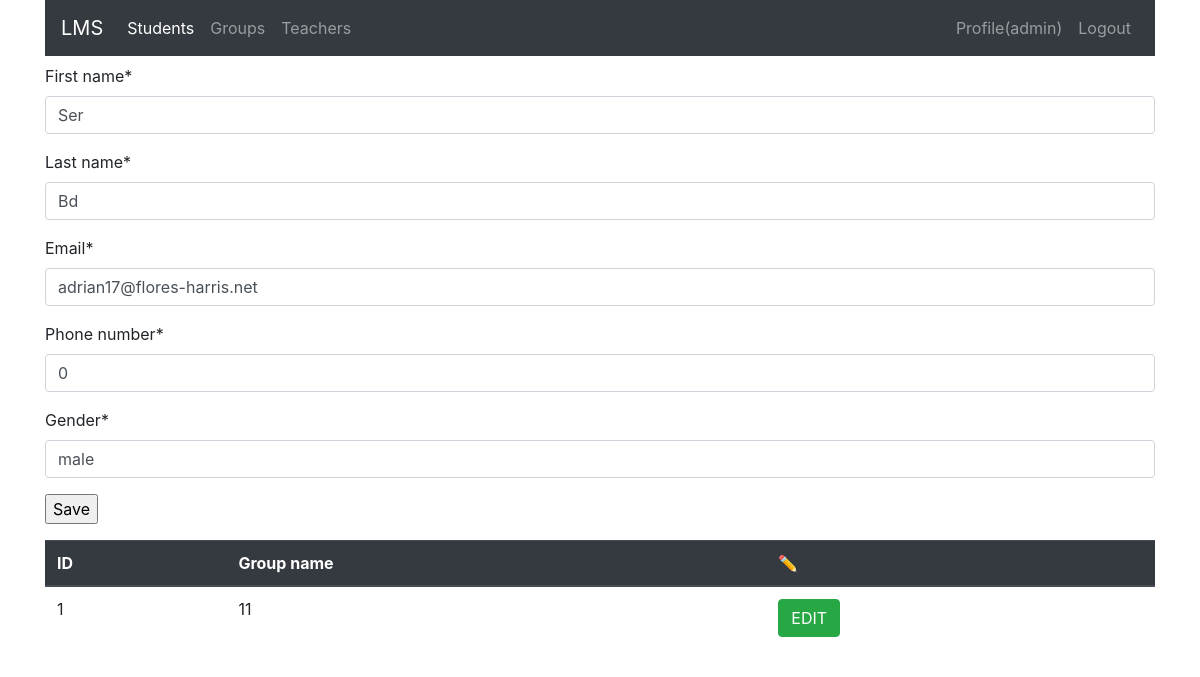
Screenshot of /teacher/edit/1 (signed in) with the database file from the repository.
### teacher/models.py (models this page shows, shortened)
class Teacher(models.Model):
    first_name = models.CharField(max_length=40, null=False)
    last_name = models.CharField(max_length=25, null=False)
    email = models.EmailField(max_length=40, null=True)
    phone_number = models.CharField(max_length=14, null=False)
    gender = models.CharField(max_length=10, default='male', null=True)

### group/models.py (models this page shows, shortened)
class Group(models.Model):
    group_num = models.IntegerField(null=False, default=0)
    teachers = models.ForeignKey(to=Teacher, null=True, on_delete=models.SET_NULL, related_name='group')

### teacher/views.py (the view, shortened to what this page needs)
# urls.py: path('edit/<int:pk>', TeacherUpdateViews.as_view(), name='edit'),
class TeacherUpdateViews(LoginRequiredMixin, UpdateView):
    model = Teacher
    template_name = 'teacher_edit.html'
    form_class = TeacherEditForm
    login_url = reverse_lazy('login')

### teacher/forms.py
class TeacherEditForm(ModelForm):
    class Meta:
        model = Teacher
        fields = "__all__"

### teacher/templates/teacher_edit.html (shortened to what this page needs)
{% extends 'base.html' %}
{% load crispy_forms_tags %}
{%block content%}
    <form method="post">
     {{ form|crispy }}
    <input type="submit" value="Save"><br>
    </form>
{% with group_list=teacher.group.all %}
    {% include 'includes/group_table.html' %}
{% endwith %}
{%endblock%}

### templates/base.html (shortened to what this page needs)
<div class="container-xl">
    <!DOCTYPE html>
    <html lang="en">
    <head>
        <link rel="stylesheet" href="https://stackpath.bootstrapcdn.com/bootstrap/4.5.0/css/bootstrap.min.css"
>
    </head>
    <body>
    <nav class="navbar navbar-expand-lg navbar-dark bg-dark">
        <a class="navbar-brand" href="{% url 'index' %}">LMS</a>
        <div class="collapse navbar-collapse" id="navbarNav">
            <ul class="navbar-nav mr-auto">
                <li class="nav-item active">
                    <a class="nav-link" href="{% url 'students:list' %}"> Students </a>
                </li>
                <li class="nav-item">
                    <a class="nav-link" href="{% url 'group:list' %}"> Groups</a>
                </li>
                <li class="nav-item">
                    <a class="nav-link" href="{% url 'teacher:list' %}"> Teachers</a>
                </li>
            </ul>
            <ul class="navbar-nav">
                {% if user.is_authenticated %}
                <li class="nav-item">
                    <a class="nav-link" href="{% url 'profile' %}">Profile({{ user.username }})</a>
                </li>
                <li class="nav-item">
                    <a class="nav-link" href="{% url 'logout' %}">Logout</a>
                </li>
                {% endif %}
            </ul>
        </div>
    </nav>
    {%block content %}
    {%endblock%}
</div>
</body>
</html>

### group/templates/includes/group_table.html
{% if group_list %}
    <table class="table table-hover">
        <thead class="thead-dark">
        <tr>
          <th>ID</th>
          <th>Group name</th>
            <th>✏</th>
        </tr>
        </thead>
        {% for group in group_list %}
            <tr>
              <td> {{ group.id }}</td>
              <td> {{ group.group_num }}</td>
              <td> <a href="{% url 'group:edit' group.id %}" class="btn btn-success">EDIT</a></td>
            </tr>
        {% endfor %}
    </table>
{% else %}
    <p>Sorry, list is empty</p>
{% endif %}

### rows the page displays
Teacher: first_name "Ser", last_name "Bd", email "adrian17@flores-harris.net", phone_number "0", gender "male"
Group: id "1", group_num "11"

### other values shown
{{ user.username }} "admin"
